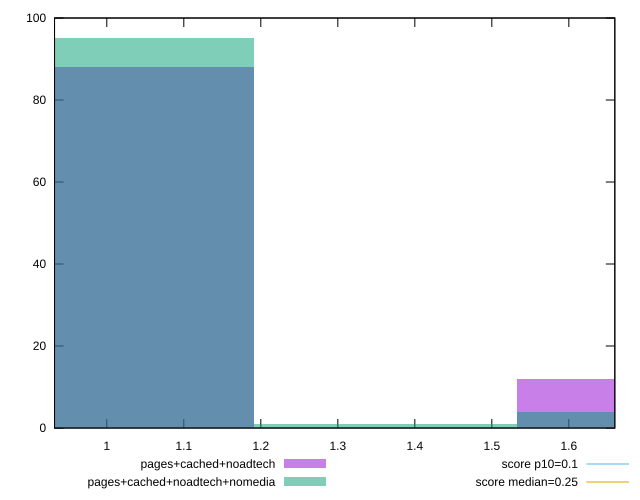

Write the gnuplot code that produced this figure.
reset

$pagesCachedNoadtech <<EOF
1.0213918500441956 88
1.7023197500736595 12
EOF

$pagesCachedNoadtechNomedia <<EOF
1.0213918500441956 95
1.7023197500736595 4
1.3618558000589276 1
EOF

set key outside below
set boxwidth 0.3404639500147319
set xrange [0.9321282912360298:1.6597258911132815]
set yrange [0:100]
set trange [0:100]
set style fill transparent solid 0.5 noborder

set parametric
set terminal svg size 640, 500 enhanced background rgb 'white'
set output "report_00014_2021-02-09T15:56:05.503Z/cumulative-layout-shift/comparison/histogram/2_vs_3.svg"

plot $pagesCachedNoadtech title "pages+cached+noadtech" with boxes, \
     $pagesCachedNoadtechNomedia title "pages+cached+noadtech+nomedia" with boxes, \
     0.1,t title "score p10=0.1", \
     0.25,t title "score median=0.25"

reset
